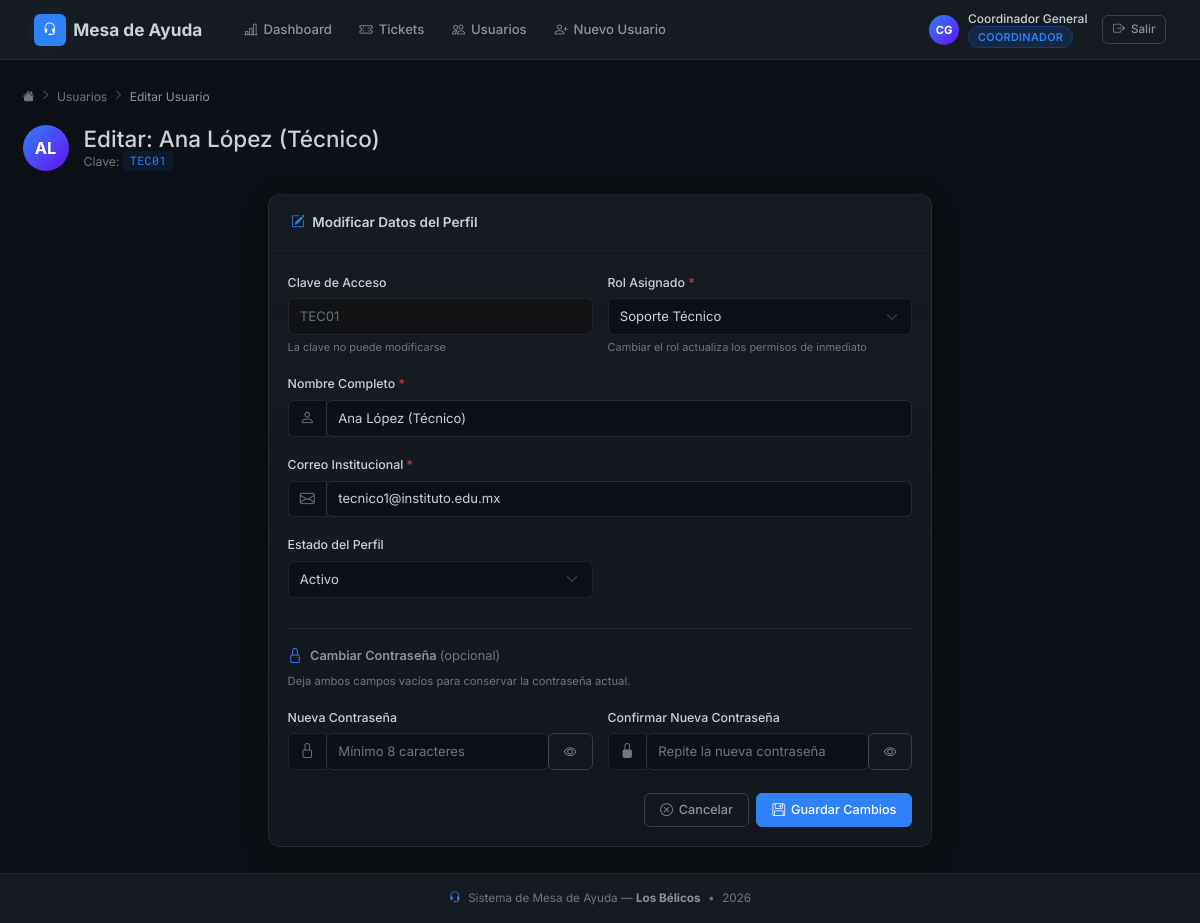
The page /index.php?controller=Usuario&action=edit&id=3 (signed in) on the database as committed earlier.
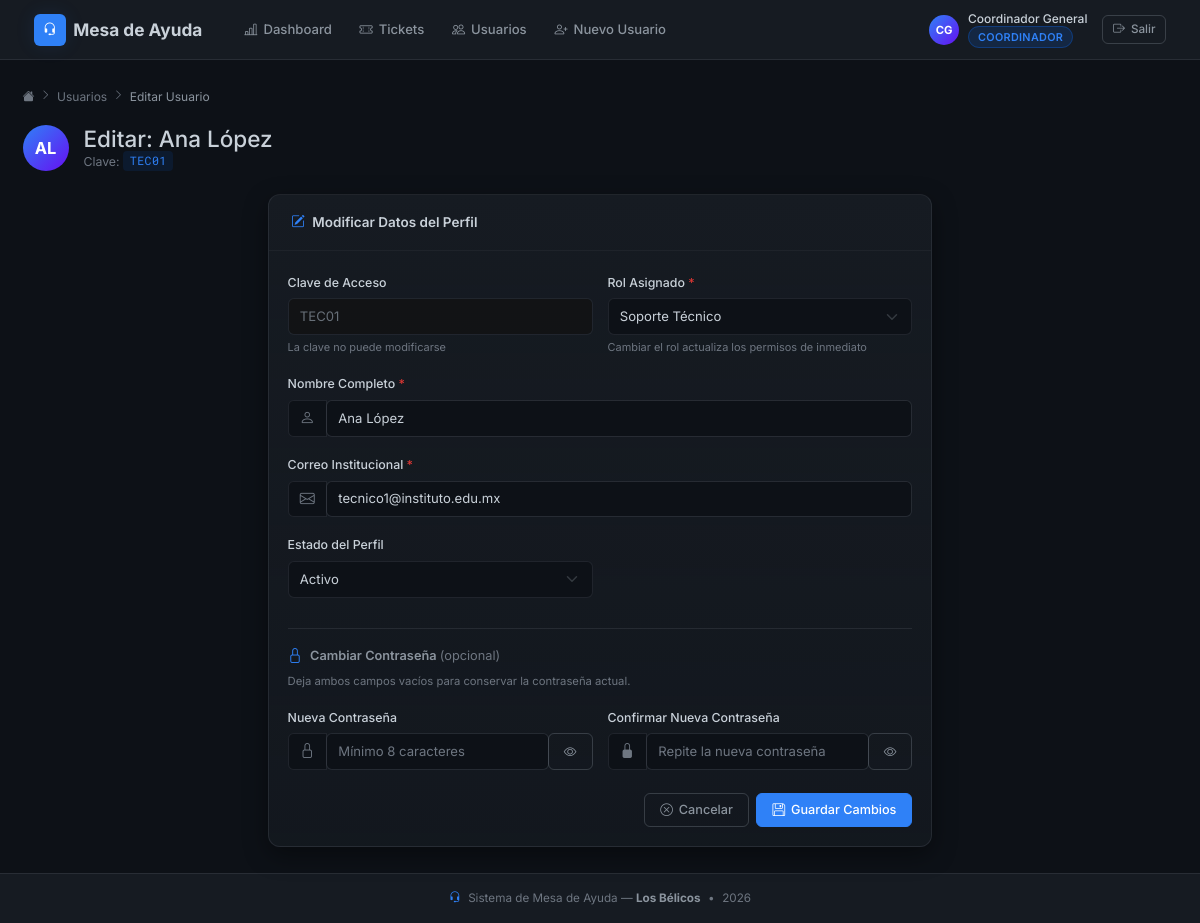
The same page on the database as committed later.
### tables this page shows
CREATE TABLE `usuarios` (
  `id`                    int(10) UNSIGNED                NOT NULL,
  `clave_acceso`          varchar(20)                    NOT NULL,
  `nombre_completo`       varchar(150)                   NOT NULL,
  `correo_institucional`  varchar(100)                   NOT NULL,
  `password_hash`         varchar(255)                   NOT NULL,
  `id_rol`                int(10) UNSIGNED               NOT NULL,
  `estado`                enum('Activo','Inactivo')       NOT NULL DEFAULT 'Activo'
);

CREATE TABLE `roles` (
  `id`         int(10) UNSIGNED NOT NULL,
  `nombre_rol` varchar(50)      NOT NULL
);

### app/controllers/UsuarioController.php (called while the page is built, shortened)
<?php
class UsuarioController {
    private Usuario $modelUsuario;
    public function __construct() {
        require_once BASE_PATH . '/app/models/Usuario.php';
        $this->modelUsuario = new Usuario();
    }
    public function edit(): void {
        $id      = (int) ($_GET['id'] ?? 0);
        $usuario = $this->modelUsuario->obtenerPorId($id);
        $roles     = $this->modelUsuario->obtenerRoles();
        require BASE_PATH . '/app/views/usuarios/edit.php';
    }
}

### config/Database.php (called while the page is built)
<?php
class Database {
    private static ?Database $instance = null;
    private PDO $connection;
    private function __construct() {
        $host = 'localhost';
        $db   = 'helpdesk_db';
        $user = 'root';
        $pass = '';
        try {
            $this->connection = new PDO("mysql:host=$host;dbname=$db;charset=utf8mb4", $user, $pass);
            $this->connection->setAttribute(PDO::ATTR_ERRMODE, PDO::ERRMODE_EXCEPTION);
        } catch(PDOException $e) {
            die("Error de conexión: " . $e->getMessage());
        }
    }
    public static function getInstance(): Database {
        if (self::$instance === null) {
            self::$instance = new self();
        }
        return self::$instance;
    }
    public function getConnection(): PDO {
        return $this->connection;
    }
}

### app/models/Usuario.php (called while the page is built, shortened)
<?php
class Usuario {
    private PDO $db;
    public function __construct() {
        $this->db = Database::getInstance()->getConnection();
    }
    public function obtenerPorId(int $id): array|false {
        $stmt = $this->db->prepare(
            "SELECT u.*, r.nombre_rol
             FROM usuarios u
             INNER JOIN roles r ON u.id_rol = r.id
             WHERE u.id = ? LIMIT 1"
        );
        $stmt->execute([$id]);
        return $stmt->fetch();
    }
    public function obtenerRoles(): array {
        return $this->db->query("SELECT * FROM roles ORDER BY id")->fetchAll();
    }
}

### app/views/usuarios/edit.php (the view, shortened to what the changed rows need)
<?php
require BASE_PATH . '/app/views/layouts/header.php';
$initials = implode('', array_map(
    fn($w) => strtoupper($w[0]),
    array_slice(explode(' ', $usuario['nombre_completo']), 0, 2)
));
?>
<div class="hd-breadcrumb fade-in-up">
    <a href="<?= BASE_URL ?>/index.php?controller=Dashboard&action=index">
        <i class="bi bi-house-fill"></i>
    </a>
    <i class="bi bi-chevron-right" style="font-size:.7rem;"></i>
    <a href="<?= BASE_URL ?>/index.php?controller=Usuario&action=index">Usuarios</a>
    <i class="bi bi-chevron-right" style="font-size:.7rem;"></i>
    <span>Editar Usuario</span>
</div>
<div class="d-flex align-items-center mb-4 gap-3 fade-in-up">
    <div class="user-avatar-sm flex-shrink-0" style="width:46px; height:46px; font-size:1.1rem;">
        <?= htmlspecialchars($initials) ?>
    </div>
    <div>
        <h1 class="h4 mb-0">
            Editar: <?= htmlspecialchars($usuario['nombre_completo']) ?>
        </h1>
        <p class="mb-0" style="font-size:0.82rem; color:var(--text-muted);">
            Clave: <span class="folio-tag"><?= htmlspecialchars($usuario['clave_acceso']) ?></span>
        </p>
    </div>
</div>
<div class="row justify-content-center">
    <div class="col-12 col-lg-7 fade-in-up delay-1">
        <div class="hd-card">
            <div class="hd-card-header">
                <h2 class="hd-card-title">
                    <i class="bi bi-pencil-square text-accent"></i> Modificar Datos del Perfil
                </h2>
            </div>
            <div class="hd-card-body">
                <form method="POST"
                      action="<?= BASE_URL ?>/index.php?controller=Usuario&action=update"
                      novalidate
                      id="formEditar">
                    <div class="row g-3">
                        <div class="col-12 col-sm-6">
                            <label class="form-label">Clave de Acceso</label>
                            <input type="text" class="form-control"
                                   value="<?= htmlspecialchars($usuario['clave_acceso']) ?>"
                                   disabled>
                            <div class="form-text" style="font-size:0.73rem; color:var(--text-muted);">
                                La clave no puede modificarse
                            </div>
                        </div>
                        <div class="col-12 col-sm-6">
                            <label for="id_rol" class="form-label">
                                Rol Asignado <span style="color:var(--danger);">*</span>
                            </label>
                            <select class="form-select" id="id_rol" name="id_rol" required>
                                <?php foreach ($roles as $rol): ?>
                                    <option value="<?= $rol['id'] ?>"
                                        <?= $usuario['id_rol'] == $rol['id'] ? 'selected' : '' ?>>
                                        <?= htmlspecialchars($rol['nombre_rol']) ?>
                                    </option>
                                <?php endforeach; ?>
                            </select>
                            <div class="form-text" style="font-size:0.73rem; color:var(--text-muted);">
                                Cambiar el rol actualiza los permisos de inmediato
                            </div>
                        </div>
                        <div class="col-12">
                            <label for="nombre_completo" class="form-label">
                                Nombre Completo <span style="color:var(--danger);">*</span>
                            </label>
                            <div class="input-group">
                                <span class="input-group-text"><i class="bi bi-person"></i></span>
                                <input type="text" class="form-control" id="nombre_completo"
                                       name="nombre_completo" required
                                       value="<?= htmlspecialchars($usuario['nombre_completo']) ?>">
                            </div>
                        </div>
                        <div class="col-12">
                            <label for="correo" class="form-label">
                                Correo Institucional <span style="color:var(--danger);">*</span>
                            </label>
                            <div class="input-group">
                                <span class="input-group-text"><i class="bi bi-envelope"></i></span>
                                <input type="email" class="form-control" id="correo"
                                       name="correo" required
                                       value="<?= htmlspecialchars($usuario['correo_institucional']) ?>">
                            </div>
                        </div>
                        <div class="col-12 col-sm-6">
                            <label for="estado" class="form-label">Estado del Perfil</label>
                            <select class="form-select" id="estado" name="estado">
                                <option value="activo"
                                    <?= $usuario['estado'] === 'activo'   ? 'selected' : '' ?>>
                                    Activo
                                </option>
                            </select>
                        </div>
                        <div class="col-12">
                            <hr style="border-color: rgba(255,255,255,0.08);">
                            <div class="d-flex align-items-center gap-2 mb-1">
                                <i class="bi bi-lock text-accent"></i>
                                <span style="font-size:0.85rem; font-weight:600; color:var(--text-secondary);">
                                    Cambiar Contraseña
                                    <span style="font-weight:400; color:var(--text-muted);">(opcional)</span>
                                </span>
                            </div>
                            <p style="font-size:0.75rem; color:var(--text-muted); margin-bottom:0;">
                                Deja ambos campos vacíos para conservar la contraseña actual.
                            </p>
                        </div>
                        <div class="col-12 col-sm-6">
                            <label for="nueva_password" class="form-label">Nueva Contraseña</label>
                            <div class="input-group">
                                <span class="input-group-text"><i class="bi bi-lock"></i></span>
                                <input type="password" class="form-control" id="nueva_password"
                                       name="nueva_password" placeholder="Mínimo 8 caracteres"
                                       minlength="8" autocomplete="new-password">
                                <button type="button" class="btn btn-outline-secondary"
                                        onclick="togglePass('nueva_password', this)">
                                    <i class="bi bi-eye"></i>
                                </button>
                            </div>
                        </div>
                        <div class="col-12 col-sm-6">
                            <label for="nueva_password2" class="form-label">
                                Confirmar Nueva Contraseña
                            </label>
                            <div class="input-group">
                                <span class="input-group-text"><i class="bi bi-lock-fill"></i></span>
                                <input type="password" class="form-control" id="nueva_password2"
                                       name="nueva_password2" placeholder="Repite la nueva contraseña"
                                       autocomplete="new-password">
                                <button type="button" class="btn btn-outline-secondary"
                                        onclick="togglePass('nueva_password2', this)">
                                    <i class="bi bi-eye"></i>
                                </button>
                            </div>
                        </div>
                    </div>
                    <div class="d-flex justify-content-end gap-2 mt-4">
                        <a href="<?= BASE_URL ?>/index.php?controller=Usuario&action=index"
                           class="btn btn-outline-secondary">
                            <i class="bi bi-x-circle"></i> Cancelar
                        </a>
                        <button type="submit" class="btn btn-primary" id="btnActualizar">
                            <i class="bi bi-floppy"></i> Guardar Cambios
                        </button>
                    </div>
                </form>
            </div>
        </div>
    </div>
</div>
<?php require BASE_PATH . '/app/views/layouts/footer.php'; ?>

Rows that differ between the two databases and show on the page:
changed usuarios "AL": nombre_completo "Ana López (Técnico)" → "Ana López"
